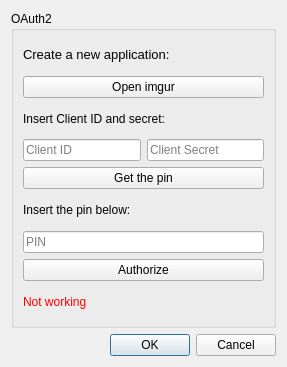
<?xml version="1.0" encoding="UTF-8"?>
<ui version="4.0">
 <class>ImgurSettingsDialog</class>
 <widget class="QDialog" name="ImgurSettingsDialog">
  <property name="geometry">
   <rect>
    <x>0</x>
    <y>0</y>
    <width>287</width>
    <height>367</height>
   </rect>
  </property>
  <property name="windowTitle">
   <string>Imgur auth</string>
  </property>
  <layout class="QGridLayout" name="gridLayout_2">
   <item row="1" column="1">
    <widget class="QDialogButtonBox" name="buttonBox">
     <property name="orientation">
      <enum>Qt::Horizontal</enum>
     </property>
     <property name="standardButtons">
      <set>QDialogButtonBox::Cancel|QDialogButtonBox::Ok</set>
     </property>
    </widget>
   </item>
   <item row="0" column="0" colspan="2">
    <widget class="QGroupBox" name="groupBox">
     <property name="title">
      <string>OAuth2</string>
     </property>
     <layout class="QGridLayout" name="gridLayout">
      <item row="0" column="0" colspan="2">
       <widget class="QLabel" name="label">
        <property name="text">
         <string>&lt;!DOCTYPE HTML PUBLIC &quot;-//W3C//DTD HTML 4.0//EN&quot; &quot;http://www.w3.org/TR/REC-html40/strict.dtd&quot;&gt;
&lt;html&gt;&lt;head&gt;&lt;meta name=&quot;qrichtext&quot; content=&quot;1&quot; /&gt;&lt;style type=&quot;text/css&quot;&gt;
p, li { white-space: pre-wrap; }
&lt;/style&gt;&lt;/head&gt;&lt;body style=&quot; font-family:'Noto Sans'; font-size:10pt; font-weight:400; font-style:normal;&quot;&gt;
&lt;p style=&quot; margin-top:0px; margin-bottom:0px; margin-left:0px; margin-right:0px; -qt-block-indent:0; text-indent:0px;&quot;&gt;Create a new application:&lt;/p&gt;&lt;/body&gt;&lt;/html&gt;</string>
        </property>
       </widget>
      </item>
      <item row="1" column="0" colspan="2">
       <widget class="QPushButton" name="addApp">
        <property name="text">
         <string>Open imgur</string>
        </property>
       </widget>
      </item>
      <item row="2" column="0" colspan="2">
       <widget class="QLabel" name="label_2">
        <property name="text">
         <string>Insert Client ID and secret:</string>
        </property>
       </widget>
      </item>
      <item row="3" column="0">
       <widget class="QLineEdit" name="clientId">
        <property name="placeholderText">
         <string>Client ID</string>
        </property>
       </widget>
      </item>
      <item row="3" column="1">
       <widget class="QLineEdit" name="clientSecret">
        <property name="placeholderText">
         <string>Client Secret</string>
        </property>
       </widget>
      </item>
      <item row="4" column="0" colspan="2">
       <widget class="QPushButton" name="getPin">
        <property name="text">
         <string>Get the pin</string>
        </property>
       </widget>
      </item>
      <item row="5" column="0" colspan="2">
       <widget class="QLabel" name="label_3">
        <property name="text">
         <string>Insert the pin below:</string>
        </property>
       </widget>
      </item>
      <item row="6" column="0" colspan="2">
       <widget class="QLineEdit" name="pin">
        <property name="placeholderText">
         <string>PIN</string>
        </property>
       </widget>
      </item>
      <item row="7" column="0" colspan="2">
       <widget class="QPushButton" name="authorize">
        <property name="text">
         <string>Authorize</string>
        </property>
       </widget>
      </item>
      <item row="8" column="0" colspan="2">
       <widget class="QLabel" name="status">
        <property name="styleSheet">
         <string notr="true">* { color: red; }</string>
        </property>
        <property name="text">
         <string>Not working</string>
        </property>
       </widget>
      </item>
     </layout>
    </widget>
   </item>
  </layout>
 </widget>
 <resources/>
 <connections>
  <connection>
   <sender>buttonBox</sender>
   <signal>accepted()</signal>
   <receiver>ImgurSettingsDialog</receiver>
   <slot>accept()</slot>
   <hints>
    <hint type="sourcelabel">
     <x>248</x>
     <y>254</y>
    </hint>
    <hint type="destinationlabel">
     <x>157</x>
     <y>274</y>
    </hint>
   </hints>
  </connection>
  <connection>
   <sender>buttonBox</sender>
   <signal>rejected()</signal>
   <receiver>ImgurSettingsDialog</receiver>
   <slot>reject()</slot>
   <hints>
    <hint type="sourcelabel">
     <x>316</x>
     <y>260</y>
    </hint>
    <hint type="destinationlabel">
     <x>286</x>
     <y>274</y>
    </hint>
   </hints>
  </connection>
 </connections>
</ui>
